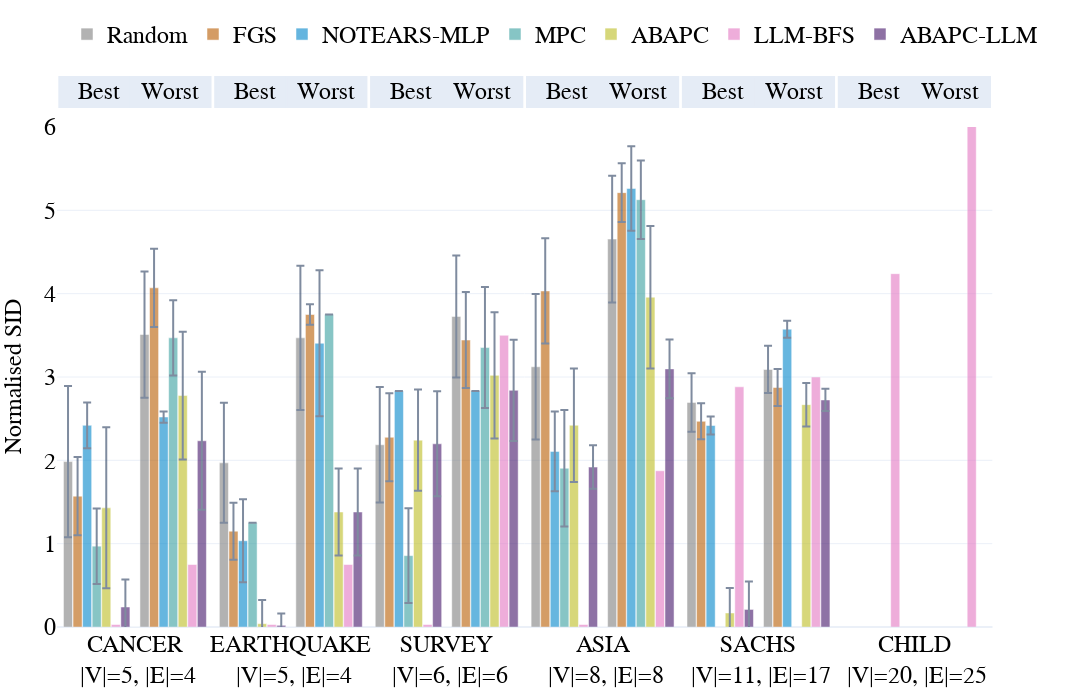
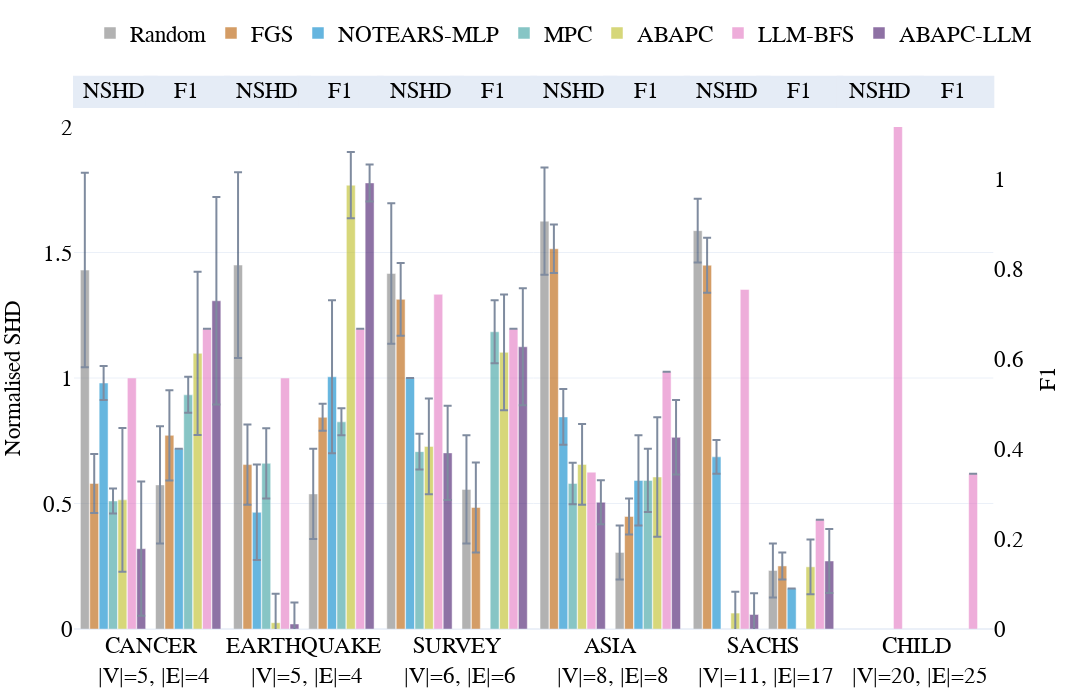
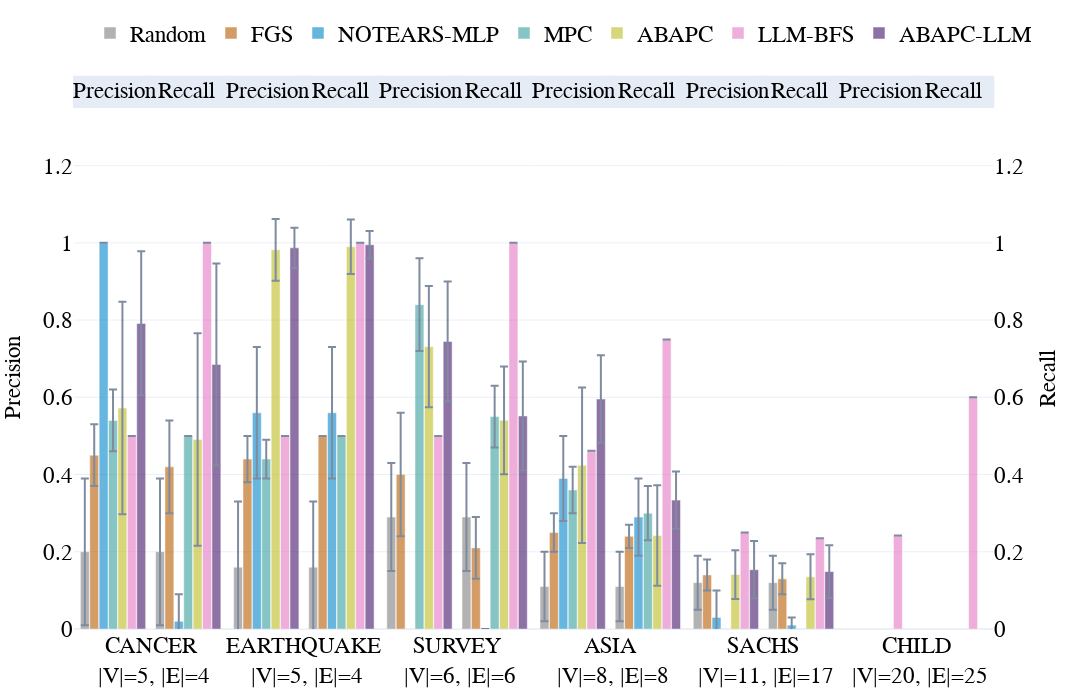
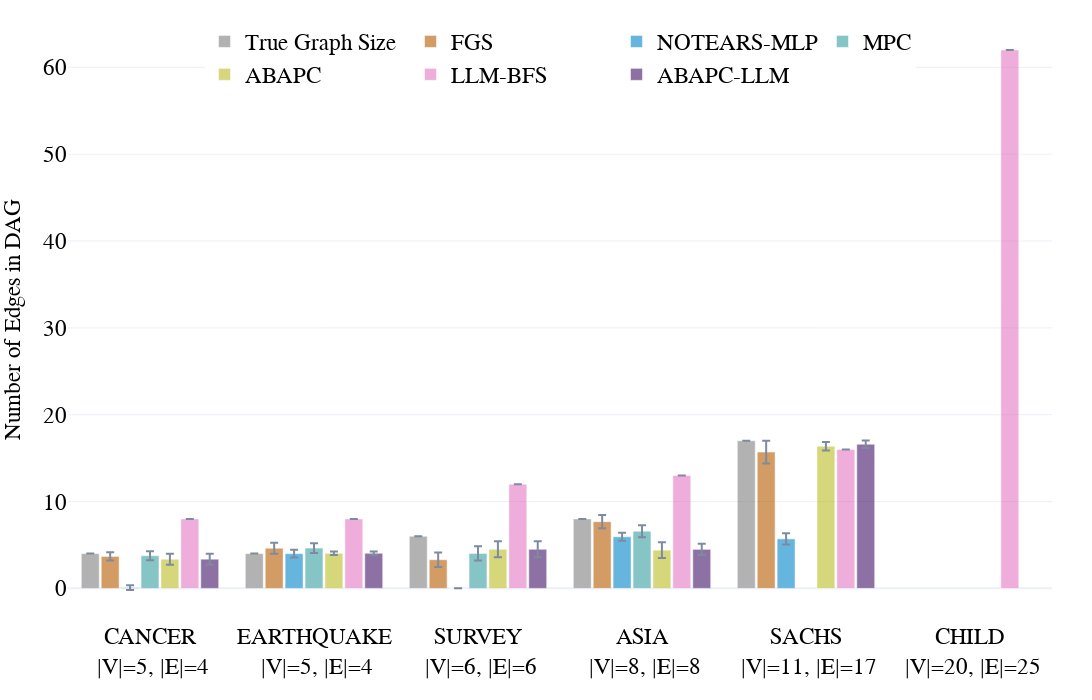

Source (notebook cell) for these figures, in order:
### Code cell
# Plots by dataset (CPDAG)
if len(cpdag_all):
    methods = [m for m in default_methods if m in cpdag_all['model'].unique()]
    if 'p_SID_low_mean' in cpdag_all:
        cpdag_all['p_SID_low_mean'] = cpdag_all['p_SID_low_mean'].replace(0, 0.03)
    if 'p_SID_high_mean' in cpdag_all:
        cpdag_all['p_SID_high_mean'] = cpdag_all['p_SID_high_mean'].replace(0, 0.03)
    double_bar_chart_plotly(
        cpdag_all, ['p_SID_low','p_SID_high'], names_dict, colors_dict, methods,
        save_figs=save_figs, font_size=24, output_name=str(REPO_ROOT / 'results/figs/Fig.bn_cpdag_SID.html'),
        debug=False, range_y1=[0,6], range_y2=[0,6]
    )
    double_bar_chart_plotly(
        cpdag_all, ['p_shd','F1'], names_dict, colors_dict, methods,
        save_figs=save_figs, font_size=23, output_name=str(REPO_ROOT / 'results/figs/Fig.bn_cpdag_SHD_F1.html'),
        debug=False, range_y1=[0,2], range_y2=[0,1.1]
    )
    double_bar_chart_plotly(
        cpdag_all, ['precision','recall'], names_dict, colors_dict, methods,
        save_figs=save_figs, font_size=23, output_name=str(REPO_ROOT / 'results/figs/Fig.bn_cpdag_prec_rec.html'),
        debug=False
    )
    bar_chart_plotly(
        cpdag_all, 'nnz', names_dict, colors_dict, methods,
        save_figs=save_figs, font_size=23, output_name=str(REPO_ROOT / 'results/figs/Fig.bn_cpdag_nnz.html'),
        debug=False
    )
else:
    print('No CPDAG results found.')
